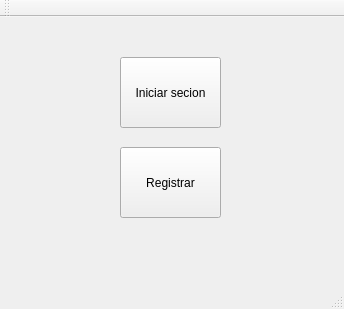
<?xml version="1.0" encoding="UTF-8"?>
<ui version="4.0">
 <class>MainWindow</class>
 <widget class="QMainWindow" name="MainWindow">
  <property name="geometry">
   <rect>
    <x>0</x>
    <y>0</y>
    <width>344</width>
    <height>309</height>
   </rect>
  </property>
  <property name="windowTitle">
   <string>MainWindow</string>
  </property>
  <widget class="QWidget" name="centralWidget">
   <widget class="QPushButton" name="ini">
    <property name="geometry">
     <rect>
      <x>120</x>
      <y>40</y>
      <width>101</width>
      <height>71</height>
     </rect>
    </property>
    <property name="text">
     <string>Iniciar secion</string>
    </property>
   </widget>
   <widget class="QPushButton" name="reg">
    <property name="geometry">
     <rect>
      <x>120</x>
      <y>130</y>
      <width>101</width>
      <height>71</height>
     </rect>
    </property>
    <property name="text">
     <string>Registrar</string>
    </property>
   </widget>
  </widget>
  <widget class="QMenuBar" name="menuBar">
   <property name="geometry">
    <rect>
     <x>0</x>
     <y>0</y>
     <width>344</width>
     <height>21</height>
    </rect>
   </property>
  </widget>
  <widget class="QToolBar" name="mainToolBar">
   <attribute name="toolBarArea">
    <enum>TopToolBarArea</enum>
   </attribute>
   <attribute name="toolBarBreak">
    <bool>false</bool>
   </attribute>
  </widget>
  <widget class="QStatusBar" name="statusBar"/>
 </widget>
 <layoutdefault spacing="6" margin="11"/>
 <resources/>
 <connections/>
</ui>
